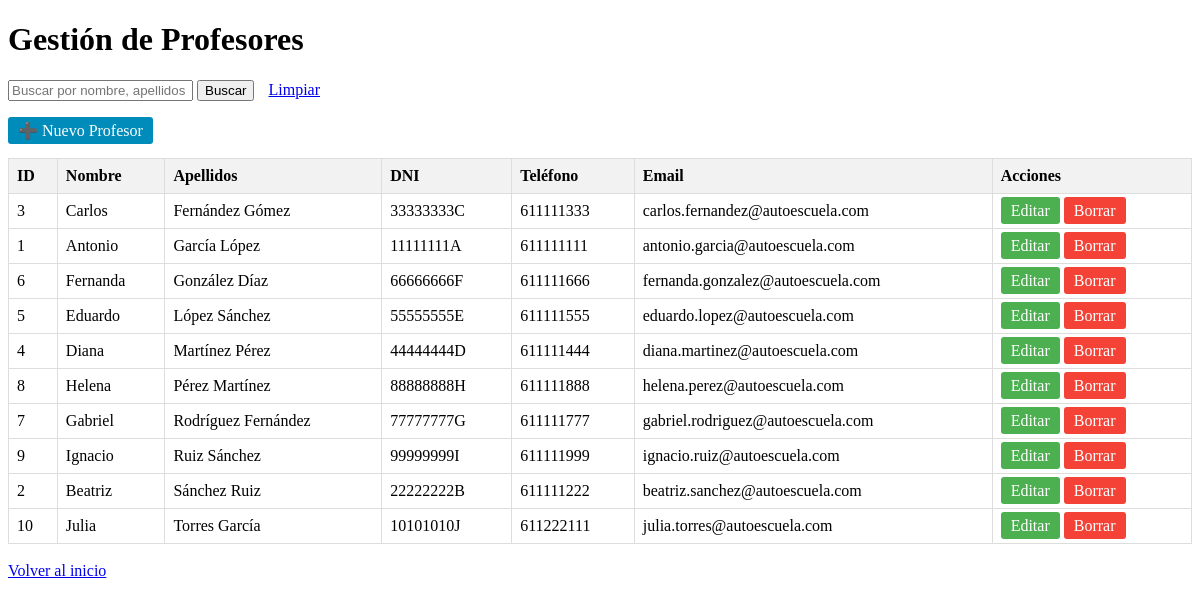
/profersores.php, run on the app's committed database.
### tables this page shows
CREATE TABLE profesores (
    id INT AUTO_INCREMENT PRIMARY KEY,
    nombre VARCHAR(50) NOT NULL,
    apellidos VARCHAR(100) NOT NULL,
    dni VARCHAR(15) UNIQUE NOT NULL,
    telefono VARCHAR(15),
    email VARCHAR(100),
    borrado BOOLEAN DEFAULT FALSE
);

### profersores.php (the view, shortened to what this page needs)
<?php
require_once 'config.php';
$search = isset($_GET['search']) ? $_GET['search'] : '';
$sql = "SELECT * FROM profesores WHERE borrado = FALSE";
$params = [];
$sql .= " ORDER BY apellidos, nombre";
$stmt = $pdo->prepare($sql);
$stmt->execute($params);
$profesores = $stmt->fetchAll(PDO::FETCH_ASSOC);
?>
<!DOCTYPE html>
<html>
<head>
</head>
<body>
    <h1>Gestión de Profesores</h1>
    <div class="search-box">
        <form method="GET">
            <input type="text" name="search" placeholder="Buscar por nombre, apellidos o DNI" value="<?php echo htmlspecialchars($search); ?>">
            <button type="submit">Buscar</button>
            <a href="profesores.php" style="margin-left: 10px;">Limpiar</a>
        </form>
    </div>
    <a href="profesor_form.php" class="btn btn-add">➕ Nuevo Profesor</a>
    <br><br>
    <table>
        <tr>
            <th>ID</th>
            <th>Nombre</th>
            <th>Apellidos</th>
            <th>DNI</th>
            <th>Teléfono</th>
            <th>Email</th>
            <th>Acciones</th>
        </tr>
        <?php foreach ($profesores as $profesor): ?>
        <tr>
            <td><?php echo $profesor['id']; ?></td>
            <td><?php echo htmlspecialchars($profesor['nombre']); ?></td>
            <td><?php echo htmlspecialchars($profesor['apellidos']); ?></td>
            <td><?php echo htmlspecialchars($profesor['dni']); ?></td>
            <td><?php echo htmlspecialchars($profesor['telefono']); ?></td>
            <td><?php echo htmlspecialchars($profesor['email']); ?></td>
            <td>
                <a href="profesor_form.php?id=<?php echo $profesor['id']; ?>" class="btn btn-edit">Editar</a>
                <a href="profesor_borrar.php?id=<?php echo $profesor['id']; ?>" class="btn btn-delete" onclick="return confirm('¿Estás seguro?')">Borrar</a>
            </td>
        </tr>
        <?php endforeach; ?>
    </table>
    <br>
    <a href="index.php">Volver al inicio</a>
</body>
</html>

### profersores.php (style rules this page uses)
table { border-collapse: collapse; width: 100%; }
th, td { border: 1px solid #ddd; padding: 8px; text-align: left; }
th { background-color: #f2f2f2; }
.btn { padding: 5px 10px; text-decoration: none; color: white; border-radius: 3px; }
.btn-edit { background-color: #4CAF50; }
.btn-delete { background-color: #f44336; }
.btn-add { background-color: #008CBA; }
.search-box { margin-bottom: 20px; }

### data on the page
profesores: id "3", nombre "Carlos", apellidos "Fernández Gómez", dni "33333333C", telefono "611111333", email "carlos.fernandez@autoescuela.com"
profesores: id "1", nombre "Antonio", apellidos "García López", dni "11111111A", telefono "611111111", email "antonio.garcia@autoescuela.com"
profesores: id "6", nombre "Fernanda", apellidos "González Díaz", dni "66666666F", telefono "611111666", email "fernanda.gonzalez@autoescuela.com"
profesores: id "5", nombre "Eduardo", apellidos "López Sánchez", dni "55555555E", telefono "611111555", email "eduardo.lopez@autoescuela.com"
profesores: id "4", nombre "Diana", apellidos "Martínez Pérez", dni "44444444D", telefono "611111444", email "diana.martinez@autoescuela.com"
profesores: id "8", nombre "Helena", apellidos "Pérez Martínez", dni "88888888H", telefono "611111888", email "helena.perez@autoescuela.com"
profesores: id "7", nombre "Gabriel", apellidos "Rodríguez Fernández", dni "77777777G", telefono "611111777", email "gabriel.rodriguez@autoescuela.com"
profesores: id "9", nombre "Ignacio", apellidos "Ruiz Sánchez", dni "99999999I", telefono "611111999", email "ignacio.ruiz@autoescuela.com"
profesores: id "2", nombre "Beatriz", apellidos "Sánchez Ruiz", dni "22222222B", telefono "611111222", email "beatriz.sanchez@autoescuela.com"
profesores: id "10", nombre "Julia", apellidos "Torres García", dni "10101010J", telefono "611222111", email "julia.torres@autoescuela.com"
